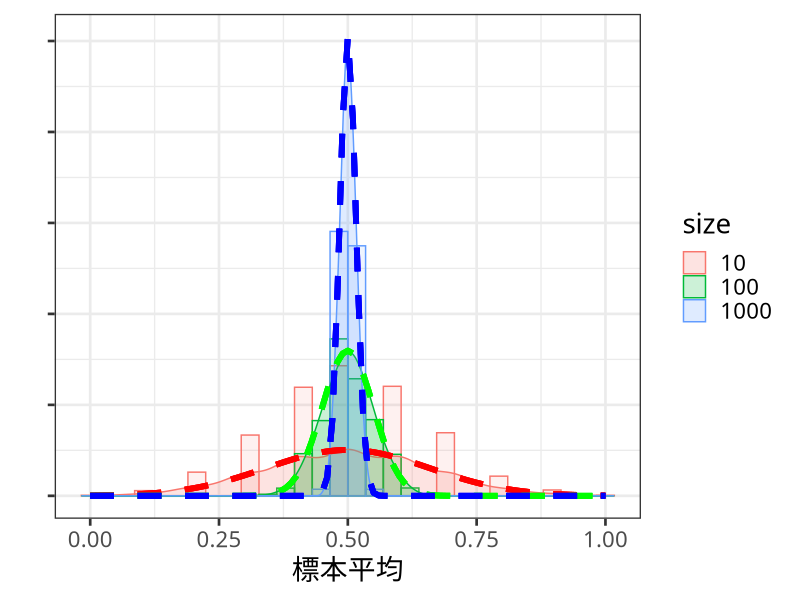

Reproduce this figure in R.
library(dplyr)
library(purrr)
library(ggplot2)
library(withr)

size1 <- 10
size2 <- 100
size3 <- 1000
with_seed(2718,
          list(size1, size2, size3) %>% 
            map(~rerun(10000, 
                       data.frame(x = rbinom(n = .x,
                                             size = 1, 
                                             prob = 0.5)))) %>% 
            purrr::set_names(c("10", "100", "1000")) %>% 
            map_dfr(map_dfr, summarise, prob = mean(x),
                    .id = "size")) %>% 
  mutate(across(.cols = size,
                .fns = ~ as.numeric(.x) %>% as.factor)) %>% 
  ggplot() +
  aes(x = prob,
      fill = size,
      colour = size) +
  geom_histogram(aes(y = ..density..),
                 alpha=0.1,
                 position = "identity",
                 show.legend = FALSE) +
  geom_density(alpha = 0.2,
               adjust = 2,
               show.legend = TRUE) +
  stat_function(fun = dnorm,
                args = list(mean = 0.5,
                            sd = sqrt(0.5*0.5/size1)),
                colour = "red",
                linetype = "dashed",
                size = 2) +
  stat_function(fun = dnorm,
                args = list(mean = 0.5,
                            sd = sqrt(0.5*0.5/size2)),
                colour = "green",
                linetype = "dashed",
                size = 2) +
  stat_function(fun = dnorm,
                args = list(mean = 0.5,
                            sd = sqrt(0.5*0.5/size3)),
                colour = "blue",
                linetype = "dashed",
                size = 2) +
  ylab("") +
  xlab("標本平均") +
  theme_bw(base_size = 20,
           base_family = "IPAexGothic") +
  theme(axis.text.y = element_blank())
